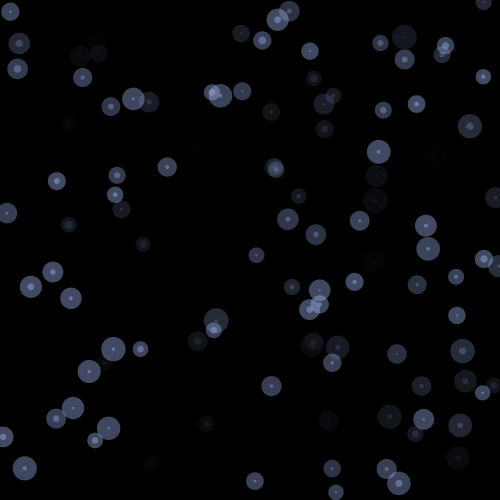
Frame 1 (no input)
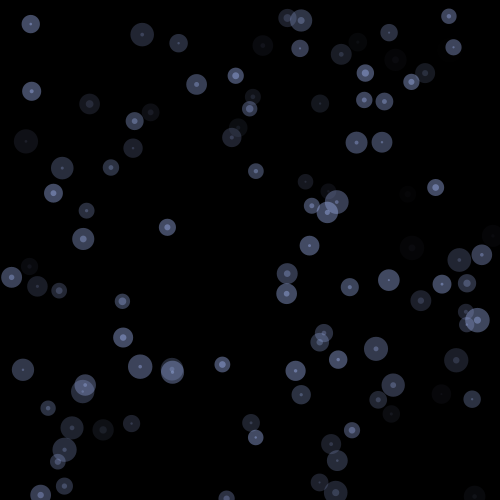
Frame 60 (the mouse pressed at the canvas centre just before this capture)
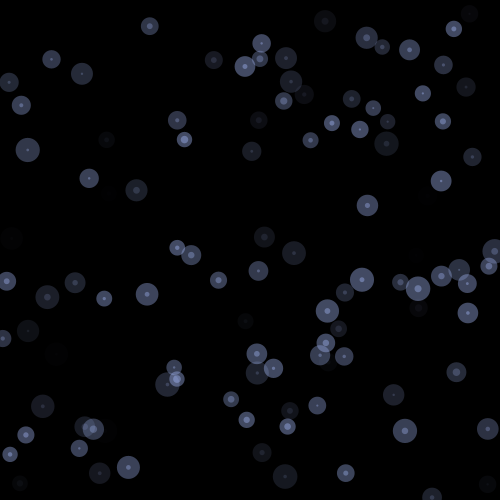
Frame 120 (the mouse held since frame 60 and released just before this capture)

The Processing sketch that drew these frames (run headless with seeded random() and noise(); from frame 60 on, the mouse is pressed at the canvas centre):

// Processing sketch: processing_74692
// ── processing_74692.pde

int sizeX= 500;
int sizeY= 500;
fairy[] fairies = new fairy[200]; //an array of fairy objects
boolean drawingNet = false; //becomes true when the user clicks
net activeNet;
int totalHits = 0;
boolean follow = false;


void setup() {
  //I used variables for the size so I can refer to them later 
  //when I'm making sure the fairies don't go offscreen


  size(500, 500);
  background(0);
  smooth();
  //fills the array with fairies created at random positions
  for (int i =0; i<200; i++) {
    fairies[i] = new fairy(random(0, sizeX), random(0, sizeY), random(-1.5, 1.5), random(-1.5, 1.5), random(2, 8), random(15, 25), random(0, 20));
  }
}

void draw() {
  background(0);
  //call react
  //check if user is drawing circle 
  for (fairy each : fairies) {
    each.react();
    if (each.trapped) {
      totalHits += each.hitCount/10;
    }
  }
  if (!(activeNet==null)) {
    activeNet.drawNet();
    if (totalHits>7000) {
      activeNet.breakNet();
    }
  }
//  checkMouse();
}

void mouseClicked(){
  if(follow == false){
  follow = true;
  }
  else if(follow == true){
    follow = false;
  }
}

void mousePressed() {
  if(activeNet ==null){
  drawingNet = true;
  activeNet = new net(mouseX, mouseY);
}

}

void mouseReleased() {
  if(!activeNet.closed){
  drawingNet = false;
  activeNet.closeNet();
  for (fairy check : fairies) {
    if (dist(check.xpos+check.xstep, check.ypos+check.ystep, activeNet.centerX, activeNet.centerY)<activeNet.rad/2) {
      check.trapped =true;
    }
  }
  }
}

////checks the mouse position and alters the fairies accordingly
//void checkMouse(){
//  //top left quarter
//  if(mouseX<250 && mouseY<250){
//  }
//  //top right quarter
//  else if(mouseX>250 && mouseY<250){
//  }
//  //bottom left quarter
//  else if(mouseX<250 && mouseY>250){
//  }  
//  //bottom right quarter
//  else{
//  }
//  //right in centre
//  if(dist(250,250, mouseX, mouseY)<30){
//    //run to mouse
//  }
//  else if(dist(250,250, mouseX, mouseY)<50){
//    //run from mouse
//  }
//  else if(dist(250,250, mouseX, mouseY)<300){
//    
//  }
//  else{
//  }
//}

//-------------------------------------------------------------//
class net {
  boolean closed;

  float centerX;
  float centerY;

  float rad;

  //constructor
  net(float x, float y) {
    centerX = x;
    centerY = y;
    closed = false;
  }

  void drawNet() {
    if (closed) {
      stroke(10);
    }
    else {
      stroke(190, 191, 255);
    }

    strokeWeight(3);
    noFill();
    if (closed) {
      if(follow){
        centerX = mouseX;
        centerY = mouseY;
      }
      ellipse(centerX, centerY, rad, rad);
    }
    else {
      float temp = dist(centerX, centerY, mouseX, mouseY);
      ellipse(centerX, centerY, 2*temp, 2*temp);
    }
  }

  void closeNet() {
    closed = true;
    drawingNet=false;
    if (mouseX>centerX) {
      rad=2*(dist(centerX, centerY, mouseX, mouseY));
    }
    else {
      rad=centerX-mouseX;
    }
  }

  void breakNet() {
    for (fairy check : fairies) {
      if (check.trapped) { 
        check.unTrap();
      }
    }
    totalHits = 0;
    activeNet = null;
  }
}


//-------------------------------------------------------------//
class fairy {
  boolean trapped = false;
  float xpos;
  float ypos;

  float xstep;
  float ystep;

  float holdX;
  float holdY;

  float breath;//the count that goes up
  float b =0.01;//how much the count goes up by
  float a;//the opacity
  float r  = 170;//r component of the colour
  float g = 191; //g component
  float blu = 255; //b component

  //the dimensions of the circles
  float inner;
  float outer;
  //hold the original size of the fairy
  float holdIN;
  float holdOUT;

  int hitCount = 0;
  int mode = 0; //mode changes depending on where the mouse is on the screen

  //constructor, 
  //gets passed the initial x and y position of the fairy
  //the initial speed and size 
  //where the transparency starts
  fairy(float x, float y, float x2, float y2, float x3, float y3, float i) {

    xpos = x;
    ypos = y;

    xstep = x2;
    ystep = y2;

    holdX = x2;
    holdY = y2;

    inner = x3;
    outer = y3;
    
    holdIN = x3;
    holdOUT = y3;

    breath = i;
  }

  //this makes the fairy move 
  //and changes its direction if it's about to go out of bounds
  void react() {
    breathe();
    outOfBounds();
    if (trapped) {
      b= b+0.002;
      xstep = xstep*1.01;
      ystep = ystep*1.01;
    }
    xpos = xpos+xstep;
    ypos = ypos+ystep;
 if(trapped){
 fill(r, g, blu, 2.5*a);
    noStroke();
    ellipse(xpos, ypos, inner, inner);
    fill(r, g, blu, 2.5*a);
    ellipse(xpos, ypos, outer, outer);
  }
 else{
    fill(r, g, blu, a);
    noStroke();
    ellipse(xpos, ypos, inner, inner);
    fill(r, g, blu, a);
    ellipse(xpos, ypos, outer, outer);
 }
    if(trapped==false){
    if(inner>holdIN ){
      inner -= 0.03; 
    }
    if(outer>holdOUT){
      outer-= 0.03;
    }
    if(r>170){
      r-=0.03;
    }
    if(blu<255){
      blu+=0.03;
    }
    if(g<191){
      g+=0.03;
    }
    }
  }


  //if the fairy is about to go offscreen or run in to the edge 
  //of a net it turns it around. 
  void outOfBounds() {
    if (trapped) {
      //makes sure the fairy doesn't go outside the net
      if (dist(xpos+xstep, ypos+ystep, activeNet.centerX, activeNet.centerY)>activeNet.rad/2) {
        xstep = xstep*-1;
        ystep = ystep*-1;
        hitCount++;
      }
    }
    else {

      if (xpos+xstep<0 || xpos+xstep>sizeX) {
        xstep = xstep*-1;
      }
      if (ypos+ystep<0 || ypos+ystep>sizeY) {
        ystep = ystep*-1;
      }
      if (!(activeNet==null)) {
        if (dist(xpos+xstep, ypos+ystep, activeNet.centerX, activeNet.centerY)<activeNet.rad/2) {
          ystep = ystep*-1;
          xstep = xstep*-1;
        }
      }
    }
  }

  //unTrap is called to reset all of the things that got changed when it was trapped
  void unTrap() {
    trapped = false;
    xstep = holdX;
    ystep = holdY;
    b = 0.01;
    inner += random(3, 10);
    outer += random(3, 14);
    hitCount = 0;
    r +=random(50, 100); 
    g-=random(20, 50);
    blu-=random(0, 8);
  }

  //the glow around the fairy fades in and out 
  //to look like the fairy is breathing
  void breathe() {
  a = sin(breath)*100;
    //uses a sin wave to change the transparency smoothly;
    breath= breath+b;
  }
}
